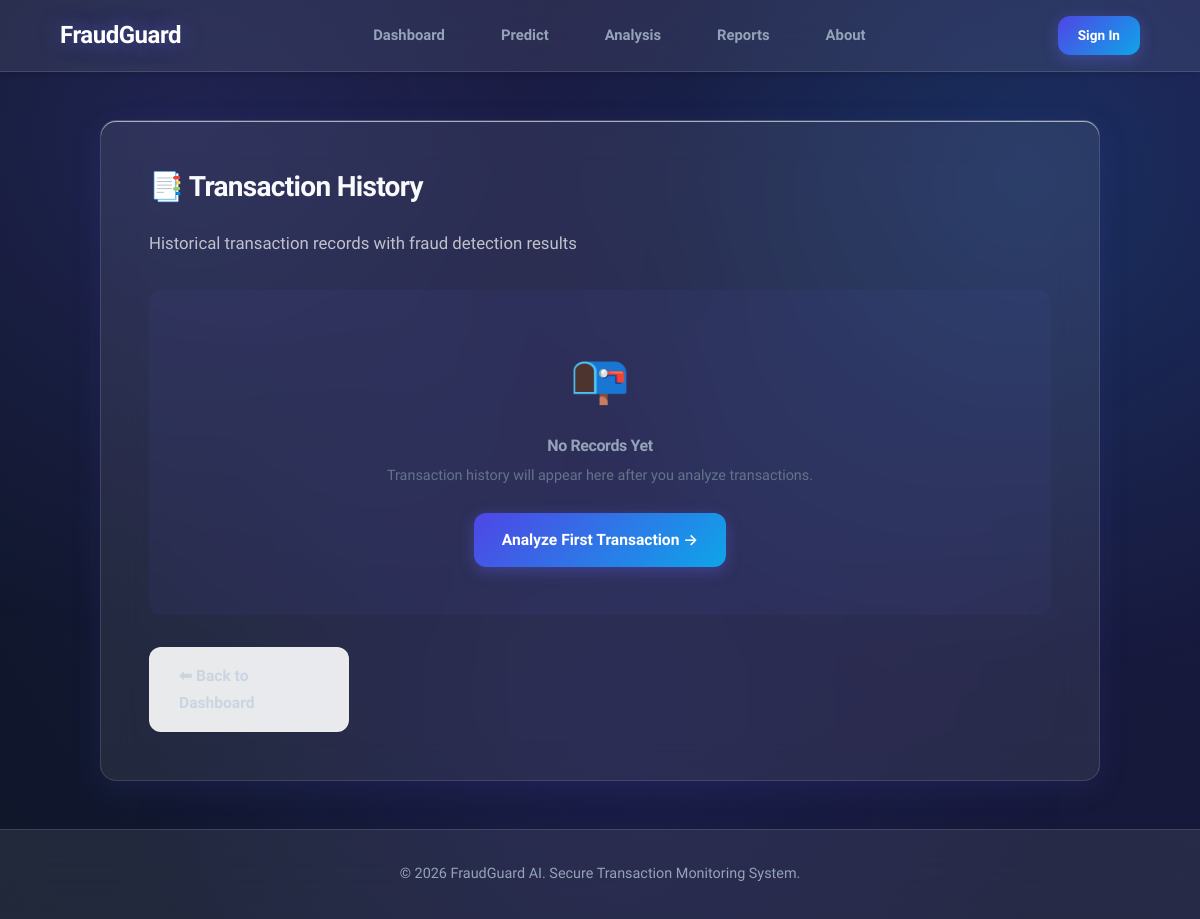
Before: /report/ with the older database file.
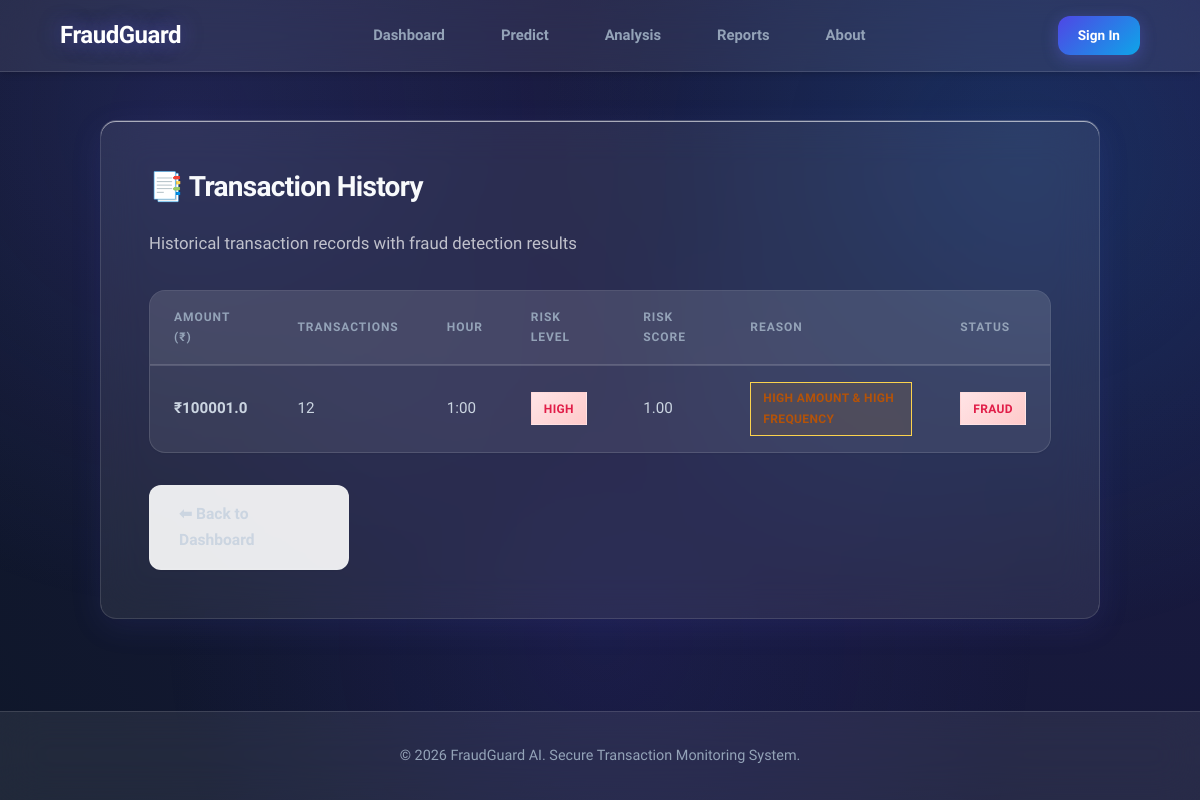
After: the same page with the newer database file.
### core/models.py (models this page shows, shortened)
class TransactionRecord(models.Model):
    amount = models.FloatField()
    transactions = models.IntegerField()
    hour = models.IntegerField()
    fraud_result = models.CharField(max_length=20) # "Fraud" or "Normal"
    risk_level = models.CharField(max_length=20)   # "High Risk", etc.
    risk_score = models.FloatField(default=0.0)
    fraud_reason = models.CharField(max_length=255, blank=True, null=True)
    timestamp = models.DateTimeField(auto_now_add=True)

### core/views.py (the view)
# urls.py: path('report/', views.report, name='report'),
def report(request):
    report_data = TransactionRecord.objects.all().order_by('-timestamp')
    return render(request, 'core/report.html', {'report_data': report_data})

### core/templates/core/report.html (shortened to what this page needs)
{% extends 'core/base.html' %}
{% block content %}
<div class="box wide">
    <h2>📑 Transaction History</h2>
    <p class="subtitle">Historical transaction records with fraud detection results</p>
    {% if report_data %}
    <div class="table-wrapper">
        <table>
            <thead>
                <tr>
                    <th>Amount (₹)</th>
                    <th>Transactions</th>
                    <th>Hour</th>
                    <th>Risk Level</th>
                    <th>Risk Score</th>
                    <th>Reason</th>
                    <th>Status</th>
                </tr>
            </thead>
            <tbody>
                {% for row in report_data %}
                <tr>
                    <td><strong>₹{{ row.amount }}</strong></td>
                    <td>{{ row.transactions }}</td>
                    <td>{{ row.hour }}:00</td>
                    <td>
                        {% if row.risk_level == "High Risk" %}
                        <span class="badge fraud">High</span>
                        {% elif row.risk_level == "Medium Risk" %}
                        <span class="badge warning">Medium</span>
                        {% else %}
                        <span class="badge normal">Low</span>
                        {% endif %}
                    </td>
                    <td>{{ row.risk_score|floatformat:2 }}</td>
                    <td>
                        {% if row.fraud_result == "Fraud" %}
                        <span class="badge reason">{{ row.fraud_reason|default:"N/A" }}</span>
                        {% else %}
                        <span class="badge normal">-</span>
                        {% endif %}
                    </td>
                    <td>
                        {% if row.fraud_result == "Fraud" %}
                        <span class="badge fraud">Fraud</span>
                        {% else %}
                        <span class="badge normal">Normal</span>
                        {% endif %}
                    </td>
                </tr>
                {% endfor %}
            </tbody>
        </table>
    </div>
    {% else %}
    <div
        style="text-align: center; padding: 3rem 2rem; background: rgba(99, 102, 241, 0.05); border-radius: 12px; margin-top: 1rem;">
        <div style="font-size: 3rem; margin-bottom: 1rem;">📭</div>
        <h4 style="color: var(--text-muted); margin-bottom: 0.5rem;">No Records Yet</h4>
        <p style="color: var(--text-light); font-size: 0.9rem;">
            Transaction history will appear here after you analyze transactions.
        </p>
        <a href="{% url 'predict' %}" class="button btn-inline" style="margin-top: 1.5rem;">Analyze First Transaction
            →</a>
    </div>
    {% endif %}
    <a href="{% url 'home' %}" class="button secondary" style="margin-top: 2rem; max-width: 200px;">⬅ Back to
        Dashboard</a>
</div>
{% endblock %}

Changed rows visible on the page:
added TransactionRecord: amount "100001.0", transactions "12", hour "1", risk_level "HIGH", risk_score "1.00", fraud_reason "HIGH AMOUNT & HIGH FREQUENCY", fraud_result "FRAUD"
Other visible differences:
text no longer shown: "📭 No Records Yet Transaction history will appear here after you analyze transactions. Analyze First Transaction →"
text now shown: "AMOUNT (₹) TRANSACTIONS HOUR RISK LEVEL RISK SCORE REASON STATUS"
